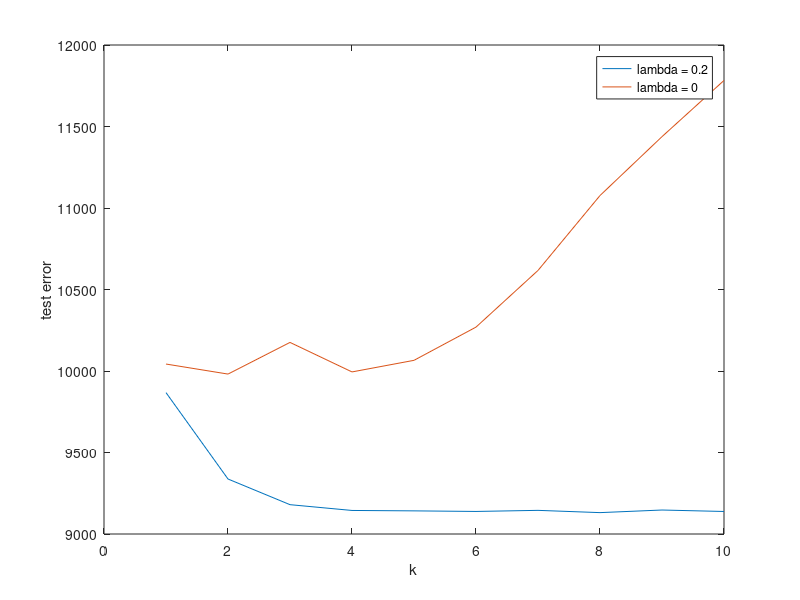

Write the MATLAB code that produced this figure.
Efunction = importdata('ratings.error.txt');
x = 1:40;
plot(x,Efunction)
xlabel('number of iterations')
ylabel('objective function E')

Efunction = importdata('ratings.newerror.txt');
x = 1:40;
plot(x,Efunction)
xlabel('number of iterations')
ylabel('objective function E')

lambda2 = importdata('largerlambda.txt');
lambda0 = importdata('smallerlambda.txt');
k = 1:10;
plot(k, lambda2(1:10,1), k, lambda0(1:10,1))
xlabel('k')
ylabel('training error')
legend('lambda = 0.2', 'lambda = 0')
plot(k, lambda2(1:10,2), k, lambda0(1:10,2))
xlabel('k')
ylabel('test error')
legend('lambda = 0.2', 'lambda = 0')

newlambda2 = importdata('newlargerlambda.txt');
newlambda0 = importdata('newsmallerlambda.txt');
k = 1:10;
plot(k, newlambda2(1:10,1), k, newlambda0(1:10,1))
xlabel('k')
ylabel('training error')
legend('lambda = 0.2', 'lambda = 0')
plot(k, newlambda2(1:10,2), k, newlambda0(1:10,2))
xlabel('k')
ylabel('test error')
legend('lambda = 0.2', 'lambda = 0')
